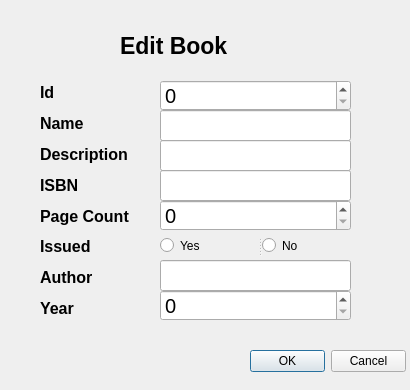
<?xml version="1.0" encoding="UTF-8"?>
<ui version="4.0">
 <class>Dialog</class>
 <widget class="QDialog" name="Dialog">
  <property name="geometry">
   <rect>
    <x>0</x>
    <y>0</y>
    <width>410</width>
    <height>390</height>
   </rect>
  </property>
  <property name="windowTitle">
   <string>edit_book_Dialog</string>
  </property>
  <widget class="QLabel" name="label">
   <property name="geometry">
    <rect>
     <x>120</x>
     <y>30</y>
     <width>141</width>
     <height>31</height>
    </rect>
   </property>
   <property name="font">
    <font>
     <pointsize>17</pointsize>
     <weight>75</weight>
     <bold>true</bold>
    </font>
   </property>
   <property name="text">
    <string>Edit Book</string>
   </property>
  </widget>
  <widget class="QSpinBox" name="id_spinBox">
   <property name="enabled">
    <bool>true</bool>
   </property>
   <property name="geometry">
    <rect>
     <x>160</x>
     <y>80</y>
     <width>191</width>
     <height>31</height>
    </rect>
   </property>
   <property name="font">
    <font>
     <pointsize>15</pointsize>
    </font>
   </property>
  </widget>
  <widget class="QLineEdit" name="name_input">
   <property name="geometry">
    <rect>
     <x>160</x>
     <y>110</y>
     <width>191</width>
     <height>31</height>
    </rect>
   </property>
   <property name="font">
    <font>
     <pointsize>15</pointsize>
    </font>
   </property>
   <property name="text">
    <string/>
   </property>
  </widget>
  <widget class="QLineEdit" name="description_input">
   <property name="geometry">
    <rect>
     <x>160</x>
     <y>140</y>
     <width>191</width>
     <height>31</height>
    </rect>
   </property>
   <property name="font">
    <font>
     <pointsize>15</pointsize>
    </font>
   </property>
  </widget>
  <widget class="QLineEdit" name="isbn_input">
   <property name="geometry">
    <rect>
     <x>160</x>
     <y>170</y>
     <width>191</width>
     <height>31</height>
    </rect>
   </property>
   <property name="font">
    <font>
     <pointsize>15</pointsize>
    </font>
   </property>
  </widget>
  <widget class="QSpinBox" name="page_count_input">
   <property name="geometry">
    <rect>
     <x>160</x>
     <y>200</y>
     <width>191</width>
     <height>31</height>
    </rect>
   </property>
   <property name="font">
    <font>
     <pointsize>15</pointsize>
    </font>
   </property>
  </widget>
  <widget class="QLineEdit" name="author_input">
   <property name="geometry">
    <rect>
     <x>160</x>
     <y>260</y>
     <width>191</width>
     <height>31</height>
    </rect>
   </property>
   <property name="font">
    <font>
     <pointsize>15</pointsize>
    </font>
   </property>
  </widget>
  <widget class="QSpinBox" name="year_spinBox">
   <property name="geometry">
    <rect>
     <x>160</x>
     <y>290</y>
     <width>191</width>
     <height>31</height>
    </rect>
   </property>
   <property name="font">
    <font>
     <pointsize>15</pointsize>
    </font>
   </property>
  </widget>
  <widget class="QDialogButtonBox" name="buttonBox">
   <property name="geometry">
    <rect>
     <x>250</x>
     <y>350</y>
     <width>156</width>
     <height>23</height>
    </rect>
   </property>
   <property name="standardButtons">
    <set>QDialogButtonBox::Cancel|QDialogButtonBox::Ok</set>
   </property>
  </widget>
  <widget class="QWidget" name="">
   <property name="geometry">
    <rect>
     <x>40</x>
     <y>80</y>
     <width>121</width>
     <height>241</height>
    </rect>
   </property>
   <layout class="QVBoxLayout" name="verticalLayout">
    <item>
     <widget class="QLabel" name="label_2">
      <property name="font">
       <font>
        <pointsize>12</pointsize>
        <weight>75</weight>
        <bold>true</bold>
       </font>
      </property>
      <property name="text">
       <string>Id</string>
      </property>
     </widget>
    </item>
    <item>
     <widget class="QLabel" name="label_3">
      <property name="font">
       <font>
        <pointsize>12</pointsize>
        <weight>75</weight>
        <bold>true</bold>
       </font>
      </property>
      <property name="text">
       <string>Name</string>
      </property>
     </widget>
    </item>
    <item>
     <widget class="QLabel" name="label_4">
      <property name="font">
       <font>
        <pointsize>12</pointsize>
        <weight>75</weight>
        <bold>true</bold>
       </font>
      </property>
      <property name="text">
       <string>Description</string>
      </property>
     </widget>
    </item>
    <item>
     <widget class="QLabel" name="label_5">
      <property name="font">
       <font>
        <pointsize>12</pointsize>
        <weight>75</weight>
        <bold>true</bold>
       </font>
      </property>
      <property name="text">
       <string>ISBN</string>
      </property>
     </widget>
    </item>
    <item>
     <widget class="QLabel" name="label_6">
      <property name="font">
       <font>
        <pointsize>12</pointsize>
        <weight>75</weight>
        <bold>true</bold>
       </font>
      </property>
      <property name="text">
       <string>Page Count</string>
      </property>
     </widget>
    </item>
    <item>
     <widget class="QLabel" name="label_8">
      <property name="font">
       <font>
        <pointsize>12</pointsize>
        <weight>75</weight>
        <bold>true</bold>
       </font>
      </property>
      <property name="text">
       <string>Issued</string>
      </property>
     </widget>
    </item>
    <item>
     <widget class="QLabel" name="label_9">
      <property name="font">
       <font>
        <pointsize>12</pointsize>
        <weight>75</weight>
        <bold>true</bold>
       </font>
      </property>
      <property name="text">
       <string>Author</string>
      </property>
     </widget>
    </item>
    <item>
     <widget class="QLabel" name="label_7">
      <property name="font">
       <font>
        <pointsize>12</pointsize>
        <weight>75</weight>
        <bold>true</bold>
       </font>
      </property>
      <property name="text">
       <string>Year</string>
      </property>
     </widget>
    </item>
   </layout>
  </widget>
  <widget class="QSplitter" name="splitter">
   <property name="geometry">
    <rect>
     <x>160</x>
     <y>230</y>
     <width>191</width>
     <height>31</height>
    </rect>
   </property>
   <property name="orientation">
    <enum>Qt::Horizontal</enum>
   </property>
   <widget class="QRadioButton" name="issued_yes">
    <property name="text">
     <string>Yes</string>
    </property>
   </widget>
   <widget class="QRadioButton" name="issued_no">
    <property name="text">
     <string>No</string>
    </property>
   </widget>
  </widget>
 </widget>
 <resources/>
 <connections/>
</ui>
